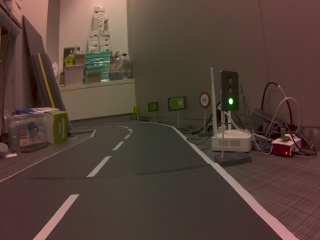
#> input picture jetracer2/capture/280.jpg, 320 x 240 px, given in place of x-raw, format=(string)BGR ! appsink, which was not available
$ python lane_detect_v2.py
#> lines starting #> are read from the running program, lines starting #| are printed output that depends on the picture; after the words box and inside, x2 and y2 are one past the last pixel; in counts of white or black regions, pixels touching at a corner belong together; pictures that were not available may be replaced by others from this repository, and a replacement may not be noted
### jetracer2/utils/camera.py
import cv2

class Video_Setting:
    def __init__(self):
        pass

    def gstreamer_pipeline(
        # self, capture_width=1280, capture_height=720,
        # display_width=1280, display_height=720,
        # framerate=60, flip_method=0,):
        self, capture_width=640, capture_height=360,
        display_width=320, display_height=240,
        framerate=60, flip_method=0 ):

        return (
            "nvarguscamerasrc ! "
            "video/x-raw(memory:NVMM), "
            "width=(int)%d, height=(int)%d, "
            "format=(string)NV12, framerate=(fraction)%d/1 ! "
            "nvvidconv flip-method=%d ! "
            "video/x-raw, width=(int)%d, height=(int)%d, format=(string)BGRx ! "
            "videoconvert ! "
            "video/x-raw, format=(string)BGR ! appsink"
            % (
                capture_width,
                capture_height,
                framerate,
                flip_method,
                display_width,
                display_height,
            )
        )
    def video_read(self):
        video = cv2.VideoCapture(self.gstreamer_pipeline(flip_method=0), cv2.CAP_GSTREAMER)
        return video


# [10 lines that do not run on import are left out]

### jetracer2/linedetect/lane_detect_v2.py
import cv2
import numpy as np
from utils import camera


class LaneDetection:
    def __init__(self):
        self.right_direction ="Straight"
        self.left_direction = "Straight"
        self.direction = "Straight"
        self.gradient = 0
        self.offcenter = 0
        self.line = None
        self.offheight = 0

    def test(self, capture):
        while True:
            ret, img = capture.read()
#> img is the input picture: shape (240, 320, 3); mean B, G, R 56.7, 65.4, 84.1

            roi_image, mask, img_width, img_height, resize_img = self.imagepreprocess(img)
            cv2.imshow("a", resize_img)

            bird_to_roi, birdeye, thresh, blur, canny = self.birdeye(roi_image, mask, img_width, img_height)
            # cv2.imshow("2", blur)

            bird_width, bird_height, birdeye = self.linedetect(birdeye, blur)

            cv2.imshow("3", birdeye)

            result = self.addtext(bird_to_roi, birdeye, mask, resize_img, bird_width, bird_height)

            cv2.imshow("result", result)

            if cv2.waitKey(1) == 27:
                break

        capture.release()
        cv2.destroyAllWindows()

    def run(self, img):

        roi_image, mask, img_width, img_height, resize_img = self.imagepreprocess(img)

        bird_to_roi, birdeye, thresh, blur, canny = self.birdeye(roi_image, mask, img_width, img_height)

        bird_width, bird_height, birdeye = self.linedetect(birdeye, blur)

        cv2.imshow("birdeye", birdeye)

        result = self.addtext(bird_to_roi, birdeye, mask, resize_img, bird_width, bird_height)

        return result

    def imagepreprocess(self, img):
        # 이미지 사이즈 조절
        # (이미지 사이즈가 작을 수록 연산속도가 빨라지지 않을까싶음)
        resize_img = cv2.resize(img, dsize=(320, 240))  # x: 320 , y: 240

        # ROI(Region of Interst) 설정, 도로가 있을 부분만 보기위해
        img_height = resize_img.shape[0]
#> img_height = 240
        img_width = resize_img.shape[1]
#> img_width = 320

        roi = np.array([[
            (img_width * 0.25, img_height * 0.4),  # 좌상
            (img_width * 0, img_height * 0.9),  # 좌하
            (img_width * 1, img_height * 0.9),  # 우하
            (img_width * 0.75, img_height * 0.4)  # 우상
        ]], dtype=np.int32)

        # mask 생성, 마스크를 적용하여 ROI를 제외한 나머지 부분을 0(검은색)으로 만들기 위해
        mask = np.zeros_like(resize_img)  # 이미지와 같은 크기의 마스크 생성

        # 마스크 적용
        # 마스크(원본과 같은 사이즈의 크기)에서 roi영역만 255로 채움
        cv2.fillPoly(mask, roi, (255, 255, 255))
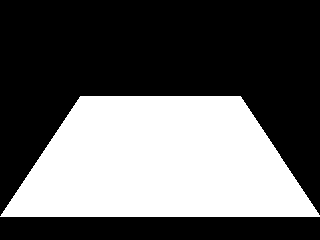
#> mask: shape (240, 320, 3); 37.9% white; 1 white region, box (x1, y1, x2, y2) and area: (0, 96, 320, 217) 29140

        # roi(관심영역)을 표시한 마스크와 resize이미지를 and연산
        # 255 = 1 로 보면 255인 부분만 나타나게 된다
        roi_image = cv2.bitwise_and(resize_img, mask)
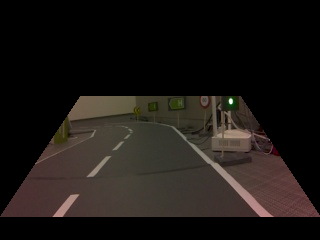
#> roi_image: shape (240, 320, 3); mean B, G, R 20.2, 23.4, 28
#> in test, `roi_image, mask, img_width, img_height, resize_img = self.imagepreproc..`: img_height = 240

        return roi_image, mask, img_width, img_height, resize_img

    def birdeye(self, roi_image, mask, img_width, img_height):

        # Perspective points to be warped
        # 대략적으로 차선이 존재하는 좌표 위치 1280,720
#> called with img_width = 320, img_height = 240
        src = np.float32([[img_width * 0.25, img_height * 0.4],  # 좌상
                          [img_width * 0.75, img_height * 0.4],  # 우상
                          [img_width * 0.0, img_height * 0.9],  # 좌하
                          [img_width * 1, img_height * 0.9]])  # 우하
#> src = [[80, 96], [240, 96], [0, 216], [320, 216]]

        # Window to be shown
        # 차선 좌표 위치를 변환해서 출력할 윈도우 크기
        dst = np.float32([[img_width * 0, 0],
                          [img_width * 1, 0],
                          [img_width * 0, img_height * 1],
                          [img_width * 1, img_height * 1]])
#> dst = [[0, 0], [320, 0], [0, 240], [320, 240]]

        # roi -> bird뷰 변환 행렬 구하기
        roi_to_bird = cv2.getPerspectiveTransform(src, dst)
#> roi_to_bird = [[10, 6.67, -1440], [0, 20, -1920], [-3.7e-19, 0.0417, 1]]

        # bird뷰 -> roi 변환 행렬 구하기
        bird_to_roi = cv2.getPerspectiveTransform(dst, src)
#> bird_to_roi = [[0.5, -0.333, 80], [0, 0.05, 96], [0, -0.00208, 1]]

        # bird뷰로 사진 변환
        birdeye = cv2.warpPerspective(roi_image, roi_to_bird, (img_width, img_height))

        # gray이미지로 변환
        gray_birdeye = cv2.cvtColor(birdeye, cv2.COLOR_RGB2GRAY)
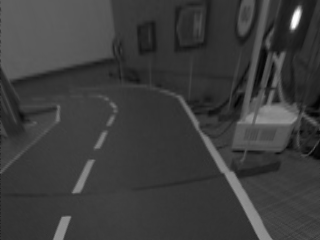
#> gray_birdeye: shape (240, 320); min 3, max 253, mean 60.5

        # 이미지의 값이 threshold 범위 내의 값이 아니면 0 맞으면 255
        ret, thresh = cv2.threshold(gray_birdeye, 160, 255, cv2.THRESH_BINARY)
#> thresh: shape (240, 320); 0.16% white; 1 white region, box (x1, y1, x2, y2) and area: (291, 8, 301, 29) 121

        # gaussianblur 처리(blurring = 흐릿하게 만들기)
        # 흐릿하게 만듦으로써 차선을 좀더 크게? 만들어서 인식이 잘되게 만들 수 있음
        blur = cv2.GaussianBlur(thresh, (3, 3), 0)

        # canny edge detection
        # 윤곽선 검출의 한 방법, max{ 앞 현재위치 뒤 } = 현재 위치가 아니면 0 맞으면 1(255)
        canny = cv2.Canny(blur, 160, 255)
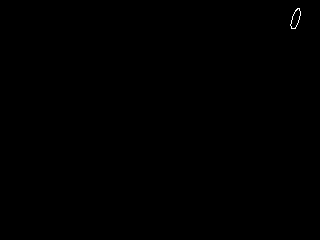
#> canny: shape (240, 320); 0.06% white in thin lines or dots, all inside (x1, y1, x2, y2) = (290, 8, 301, 29)

        return bird_to_roi, birdeye, thresh, blur, canny

    def linedetect(self, birdeye, blur):

        bird_height = birdeye.shape[0]
#> bird_height = 240
        bird_width = birdeye.shape[1]
#> bird_width = 320
        self.offheight = bird_height
#> self.offheight = 240

        ploty = np.linspace(0, bird_height - 1, bird_height)
#> ploty = 240 values from 0 to 239
        midpoint = int(bird_width / 2)
#> midpoint = 160

        left_blur = blur[0:bird_height, 0:midpoint]
#> left_blur: shape (240, 160); every value is 0
        right_blur = blur[0:bird_height, midpoint:]
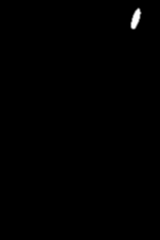
#> right_blur: shape (240, 160); min 0, max 255, mean 0.8

        # cv2.imshow("lb", left_blur)
        # cv2.imshow("rb", right_blur)

        left_gradient = None
        right_gradient = None

        # np.nonzero를 사용해서 차선 찾기
        # 왼쪽 차선
        nonzero_left = np.nonzero(left_blur[10:])
#> nonzero_left = (empty array, empty array)
        lmid = 0
        # nonezeor의 흰색부분 픽셀이 어느정도 있어야 차선을 찾음, 보통 일반적인 차선이 4500픽셀정도 나옴
        if len(nonzero_left[0]) > 4500*0.3:
            # 인식한 선길이가 충분히 길지않으면 무시, 이미지 사이즈바꿔도 알아서 적용되도록 height * 비율로 표시
            if (nonzero_left[0].max() - nonzero_left[0].min()) > bird_height*0.3:
                left_fit = np.polyfit(nonzero_left[0], nonzero_left[1], 2)
                left_fitx = left_fit[0] * ploty ** 2 + left_fit[1] * ploty + left_fit[2]
                lfx = np.trunc(left_fitx) # 소수점 버림

                lmid = lfx[int(bird_height * 0.75)]
                left_gradient = 2*left_fit[0]*int(bird_height * 0.75) + left_fit[1] * int(bird_height * 0.75)
                # 2차함수의 위쪽과 아래쪽의 기울기의 부호가 반대면 차선 안그림
                up = 2 * left_fit[0] * int(bird_height * 0.1) + left_fit[1]
                down = 2 * left_fit[0] * int(bird_height * 0.9) + left_fit[1]
                # print("up :",40,"-",up," : ", 200,"-",down)
                if up * down > 0:
                    for y, x in zip(ploty, lfx):
                        if x < 0 or x >= left_blur.shape[1]:
                            continue
                        birdeye[int(y), int(x)] = [0, 255, 0]

                    if left_gradient < -25:
                        self.left_direction = "Right Curve"
                    elif left_gradient > 25:
                        self.left_direction = "Left Curve"
                    else:
                        self.left_direction = "Straight"

                    self.direction = self.left_direction
                    self.gradient = left_gradient
                    self.line = "Left"
                    self.offcenter = midpoint - lmid
                    print("Left", self.offcenter)

        # 오른쪽 차선
        nonzero_right = np.nonzero(right_blur[10:])
#> nonzero_right = 173 positions, rows 0 to 19, columns 130 to 141
#> in test, `bird_width, bird_height, birdeye = self.linedetect(birdeye, blur)`: bird_width = 320; bird_height = 240
        rmid = 0
        if len(nonzero_right[0]) > 4500*0.3:
            if (nonzero_right[0].max() - nonzero_right[0].min()) > bird_height*0.3:
                right_fit = np.polyfit(nonzero_right[0], nonzero_right[1], 2)
                right_fitx = right_fit[0] * ploty ** 2 + right_fit[1] * ploty + right_fit[2]
                rfx = np.trunc(right_fitx)

                rmid = rfx[int(bird_height * 0.75)]
                right_gradient = 2 * right_fit[0] * int(bird_height * 0.75) + right_fit[1] * int(bird_height * 0.75)
                up = 2 * right_fit[0] * int(bird_height * 0.1) + right_fit[1]
                down = 2 * right_fit[0] * int(bird_height * 0.9) + right_fit[1]

                if up * down > 0:
                    for y, x in zip(ploty, rfx):
                        if x < 0 or x >= right_blur.shape[1]:
                            continue
                        birdeye[int(y), midpoint + int(x)] = [0, 255, 0]

                    if right_gradient < -25:
                        self.right_direction = "Right Curve"
                    elif right_gradient > 25:
                        self.right_direction = "Left Curve"
                    else:
                        self.right_direction = "Straight"

                    self.direction = self.right_direction
                    self.gradient = right_gradient
                    self.line = "Right"
                    self.offcenter = rmid
                    print("Right", self.offcenter)


        # [17 lines of commented-out code are left out]

        return bird_width, bird_height, birdeye


    def addtext(self, bird_to_roi, birdeye, mask, resize_img, bird_width, bird_height):
        # bird뷰 -> 원래 뷰 변환
#> called with bird_to_roi = array of shape (3, 3), bird_width = 320, bird_height = 240
        roi_image = cv2.warpPerspective(birdeye, bird_to_roi, (bird_width, bird_height))

        # 마스크를 반전 시켜서 원본이미지에서 마스크 부분만 비워내고, 차선을 그린 이미지를 빈자리에 채워넣음
        mask = cv2.bitwise_not(mask)
        resize_img = cv2.bitwise_and(resize_img, mask)
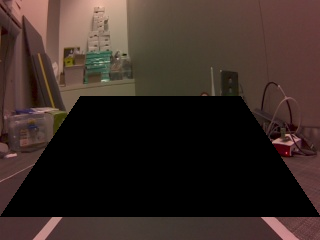
#> resize_img: shape (240, 320, 3); mean of channels 0, 1, 2 36.5, 42, 56.2; drawn as B, G, R
        result = cv2.addWeighted(resize_img, 1, roi_image, 1, 0)

        # 이미지에 커브방향 offcenter 표시
        font = cv2.FONT_HERSHEY_TRIPLEX
        text1 = "Curve Direction :" + self.direction
        text2 = "gradient :" + str(self.gradient)
        text3 = "offcenter :" + str(self.offcenter)

        cv2.putText(result, text1, (10, 20), font, 0.4, (0, 100, 200), 1, cv2.LINE_AA)
        cv2.putText(result, text2, (10, 30), font, 0.4, (0, 100, 200), 1, cv2.LINE_AA)
        cv2.putText(result, text3, (10, 40), font, 0.4, (0, 100, 200), 1, cv2.LINE_AA)
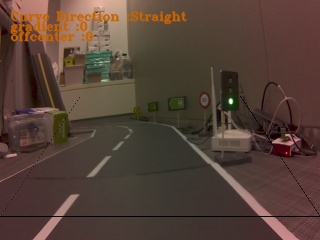
#> result: shape (240, 320, 3); mean of channels 0, 1, 2 54.9, 65.1, 84.9; drawn as B, G, R

        return result


if __name__ == '__main__':
    lane = LaneDetection()
    camera = camera.Video_Setting()
    capture = camera.video_read()
    while True:
        if capture.isOpened():
            break

    lane.test(capture)
#> (key Esc is pressed here)

$ run again, on jetracer2/capture/302.jpg
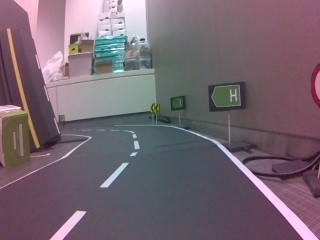
#> input picture jetracer2/capture/302.jpg, 320 x 240 px, given in place of x-raw, format=(string)BGR ! appsink, which was not available
#> in test, img is the input picture: shape (240, 320, 3); mean B, G, R 111.7, 102, 117.1
#> in test, `roi_image, mask, img_width, img_height, resize_img = self.imagepreproc..`: img_width = 320; img_height = 240
#> src = [[80, 96], [240, 96], [0, 216], [320, 216]]
#> dst = [[0, 0], [320, 0], [0, 240], [320, 240]]
#> roi_to_bird = [[10, 6.67, -1440], [0, 20, -1920], [-3.7e-19, 0.0417, 1]]
#> in birdeye, `bird_to_roi = cv2.getPerspectiveTransform(dst, src)`: bird_to_roi = [[0.5, -0.333, 80], [0, 0.05, 96], [0, -0.00208, 1]]
#> thresh: shape (240, 320); 4.1% white; 34 white regions (24 under 20 px), largest, box (x1, y1, x2, y2) and area: (204, 108, 297, 240) 1213, (0, 0, 42, 49) 1042, (92, 172, 119, 207) 294
#> canny: shape (240, 320); 1.7% white in thin lines or dots
#> nonzero_left = 2424 positions, rows 0 to 229, columns 0 to 131
#> left_fit = [-0.0017, 0.744, 11.44]
#> left_fitx = 240 values, max 92.5 at index 218, min 11.44 at index 0, mean 67.76
#> lfx = 240 values, max 92 at index 201, min 11 at index 0, mean 67.28
#> lmid = 90
#> left_gradient = 133.2
#> in linedetect, `up = 2 * left_fit[0] * int(bird_height * 0.1) + left_fit[1]`: up = 0.662
#> in linedetect, `down = 2 * left_fit[0] * int(bird_height * 0.9) + left_fit[1]`: down = 0.00702
#> the loop in linedetect, `for y, x in zip(ploty, lfx):` made 240 passes
#> x on passes 1 to 3: 11, 12, 12
#> in linedetect, `self.gradient = left_gradient`: self.gradient = 133.2
#> in linedetect, `self.offcenter = midpoint - lmid`: self.offcenter = 70
#| Left 70.0
#> nonzero_right = 1697 positions, rows 0 to 229, columns 29 to 150
#> right_fit = [-4.88e-05, 0.561, 7.46]
#> right_fitx = 240 values from 7.46 to 138.8
#> rfx = 240 values from 7 to 138
#> rmid = 106
#> right_gradient = 101
#> in linedetect, `up = 2 * right_fit[0] * int(bird_height * 0.1) + right_fit[1]`: up = 0.559
#> in linedetect, `down = 2 * right_fit[0] * int(bird_height * 0.9) + right_fit[1]`: down = 0.54
#> the loop in linedetect, `for y, x in zip(ploty, rfx):` made 240 passes
#> x on passes 1 to 3: 7, 8, 8
#> after the loop in linedetect, `for y, x in zip(ploty, rfx):`:
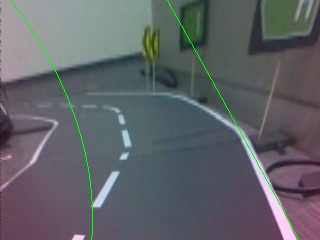
#> birdeye: shape (240, 320, 3); mean B, G, R 103, 98.8, 96.1
#> in linedetect, `self.gradient = right_gradient`: self.gradient = 101
#> in linedetect, `self.offcenter = rmid`: self.offcenter = 106
#| Right 106.0
#> in test, `bird_width, bird_height, birdeye = self.linedetect(birdeye, blur)`: bird_width = 320; bird_height = 240
#> text2 = 'gradient :101.02270513859213'
#> text3 = 'offcenter :106.0'
#> in addtext, `cv2.putText(result, text3, (10, 40), font, 0.4, (0, 100, 200), 1, cv2...`:
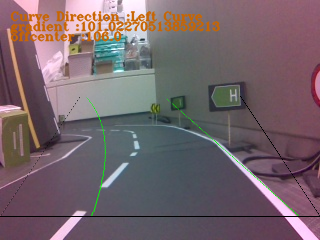
#> result: shape (240, 320, 3); mean of channels 0, 1, 2 106.3, 100.3, 116.8; drawn as B, G, R

$ run again, on jetracer2/capture/303.jpg
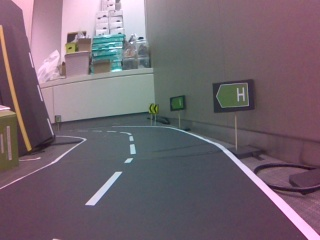
#> input picture jetracer2/capture/303.jpg, 320 x 240 px, given in place of x-raw, format=(string)BGR ! appsink, which was not available
#> in test, img is the input picture: shape (240, 320, 3); mean B, G, R 111.6, 101.5, 115.1
#> in test, `roi_image, mask, img_width, img_height, resize_img = self.imagepreproc..`: img_width = 320; img_height = 240
#> src = [[80, 96], [240, 96], [0, 216], [320, 216]]
#> dst = [[0, 0], [320, 0], [0, 240], [320, 240]]
#> roi_to_bird = [[10, 6.67, -1440], [0, 20, -1920], [-3.7e-19, 0.0417, 1]]
#> in birdeye, `bird_to_roi = cv2.getPerspectiveTransform(dst, src)`: bird_to_roi = [[0.5, -0.333, 80], [0, 0.05, 96], [0, -0.00208, 1]]
#> thresh: shape (240, 320); 4.6% white; 28 white regions (17 under 20 px), largest, box (x1, y1, x2, y2) and area: (0, 0, 58, 50) 1438, (203, 113, 300, 240) 1191, (82, 186, 113, 229) 399
#> canny: shape (240, 320); 1.7% white in thin lines or dots
#> nonzero_left = 2757 positions, rows 0 to 219, columns 0 to 127
#> left_fit = [-0.000467, 0.468, 19.29]
#> left_fitx = 240 values from 19.29 to 104.4
#> lfx = 240 values from 19 to 104
#> lmid = 88
#> left_gradient = 83.98
#> in linedetect, `up = 2 * left_fit[0] * int(bird_height * 0.1) + left_fit[1]`: up = 0.445
#> in linedetect, `down = 2 * left_fit[0] * int(bird_height * 0.9) + left_fit[1]`: down = 0.266
#> the loop in linedetect, `for y, x in zip(ploty, lfx):` made 240 passes
#> x on passes 1 to 3: 19, 19, 20
#> after the loop in linedetect, `for y, x in zip(ploty, lfx):`:
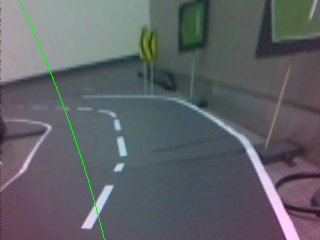
#> birdeye: shape (240, 320, 3); mean B, G, R 102.9, 98.3, 95.5
#> self.gradient = 83.98
#> self.offcenter = 72
#| Left 72.0
#> nonzero_right = 1720 positions, rows 0 to 229, columns 19 to 154
#> right_fit = [0.0042, -0.802, 110.8]
#> right_fitx = 240 values, max 158.7 at index 239, min 72.42 at index 96, mean 94.95
#> rfx = 240 values, max 158 at index 239, min 72 at index 84, mean 94.46
#> rmid = 102
#> right_gradient = -142.9
#> in linedetect, `up = 2 * right_fit[0] * int(bird_height * 0.1) + right_fit[1]`: up = -0.601
#> in linedetect, `down = 2 * right_fit[0] * int(bird_height * 0.9) + right_fit[1]`: down = 1.01
#> in test, `bird_width, bird_height, birdeye = self.linedetect(birdeye, blur)`: bird_width = 320; bird_height = 240
#> text2 = 'gradient :83.98408205434686'
#> text3 = 'offcenter :72.0'
#> in addtext, `cv2.putText(result, text3, (10, 40), font, 0.4, (0, 100, 200), 1, cv2...`:
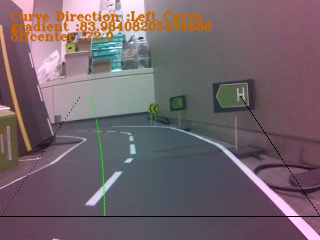
#> result: shape (240, 320, 3); mean of channels 0, 1, 2 106.3, 99.7, 115.1; drawn as B, G, R

$ run again, on jetracer2/capture/304.jpg
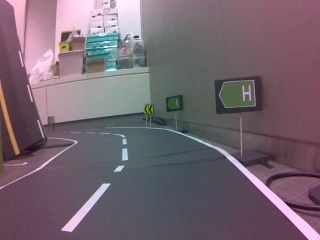
#> input picture jetracer2/capture/304.jpg, 320 x 240 px, given in place of x-raw, format=(string)BGR ! appsink, which was not available
#> in test, img is the input picture: shape (240, 320, 3); mean B, G, R 111.7, 101.5, 116.7
#> in test, `roi_image, mask, img_width, img_height, resize_img = self.imagepreproc..`: img_width = 320; img_height = 240
#> src = [[80, 96], [240, 96], [0, 216], [320, 216]]
#> dst = [[0, 0], [320, 0], [0, 240], [320, 240]]
#> roi_to_bird = [[10, 6.67, -1440], [0, 20, -1920], [-3.7e-19, 0.0417, 1]]
#> in birdeye, `bird_to_roi = cv2.getPerspectiveTransform(dst, src)`: bird_to_roi = [[0.5, -0.333, 80], [0, 0.05, 96], [0, -0.00208, 1]]
#> thresh: shape (240, 320); 4.1% white; 24 white regions (11 under 20 px), largest, box (x1, y1, x2, y2) and area: (185, 110, 299, 240) 1211, (0, 0, 53, 40) 882, (74, 202, 102, 240) 376
#> canny: shape (240, 320); 1.6% white in thin lines or dots
#> nonzero_left = 2315 positions, rows 0 to 229, columns 0 to 118
#> left_fit = [-0.000689, 0.49, 11.31]
#> left_fitx = 240 values from 11.31 to 89.04
#> lfx = 240 values from 11 to 89
#> lmid = 77
#> left_gradient = 87.96
#> in linedetect, `up = 2 * left_fit[0] * int(bird_height * 0.1) + left_fit[1]`: up = 0.457
#> in linedetect, `down = 2 * left_fit[0] * int(bird_height * 0.9) + left_fit[1]`: down = 0.192
#> the loop in linedetect, `for y, x in zip(ploty, lfx):` made 240 passes
#> x on passes 1 to 3: 11, 11, 12
#> in linedetect, `self.gradient = left_gradient`: self.gradient = 87.96
#> in linedetect, `self.offcenter = midpoint - lmid`: self.offcenter = 83
#| Left 83.0
#> nonzero_right = 1718 positions, rows 95 to 229, columns 14 to 139
#> right_fit = [-0.00521, 2.46, -162.6]
#> right_fitx = 240 values, max 126.7 at index 236, min -162.6 at index 0, mean 31.43
#> rfx = 240 values from -162 to 126
#> rmid = 110
#> right_gradient = 440.2
#> in linedetect, `up = 2 * right_fit[0] * int(bird_height * 0.1) + right_fit[1]`: up = 2.21
#> in linedetect, `down = 2 * right_fit[0] * int(bird_height * 0.9) + right_fit[1]`: down = 0.205
#> the loop in linedetect, `for y, x in zip(ploty, rfx):` made 240 passes
#> x on passes 1 to 3: -162, -160, -157
#> in linedetect, `self.gradient = right_gradient`: self.gradient = 440.2
#> in linedetect, `self.offcenter = rmid`: self.offcenter = 110
#| Right 110.0
#> in test, `bird_width, bird_height, birdeye = self.linedetect(birdeye, blur)`: bird_width = 320; bird_height = 240
#> text2 = 'gradient :440.1733036087213'
#> text3 = 'offcenter :110.0'
#> in addtext, `cv2.putText(result, text3, (10, 40), font, 0.4, (0, 100, 200), 1, cv2...`:
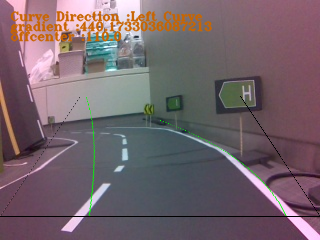
#> result: shape (240, 320, 3); mean of channels 0, 1, 2 106.3, 99.8, 116.3; drawn as B, G, R
